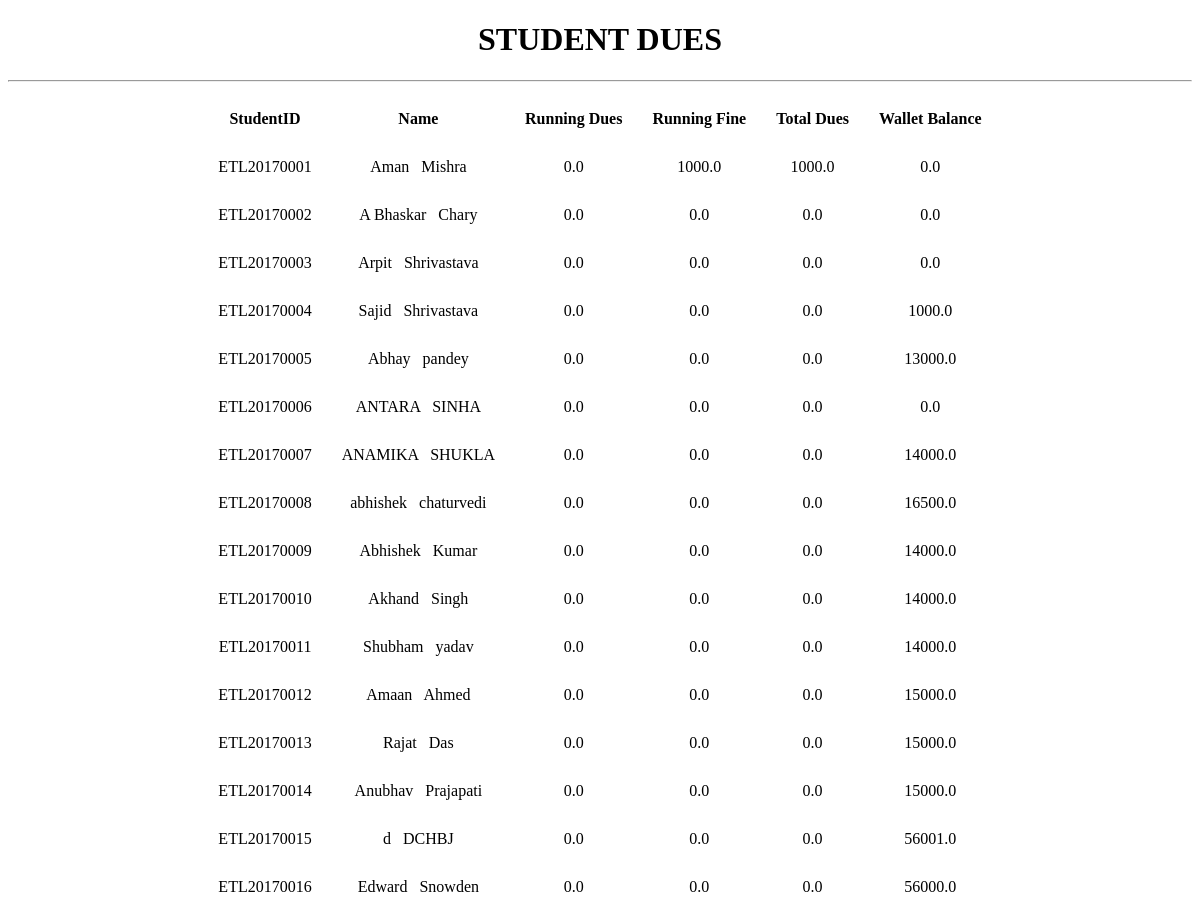
The app's page /dues/info/ (signed in), older data.
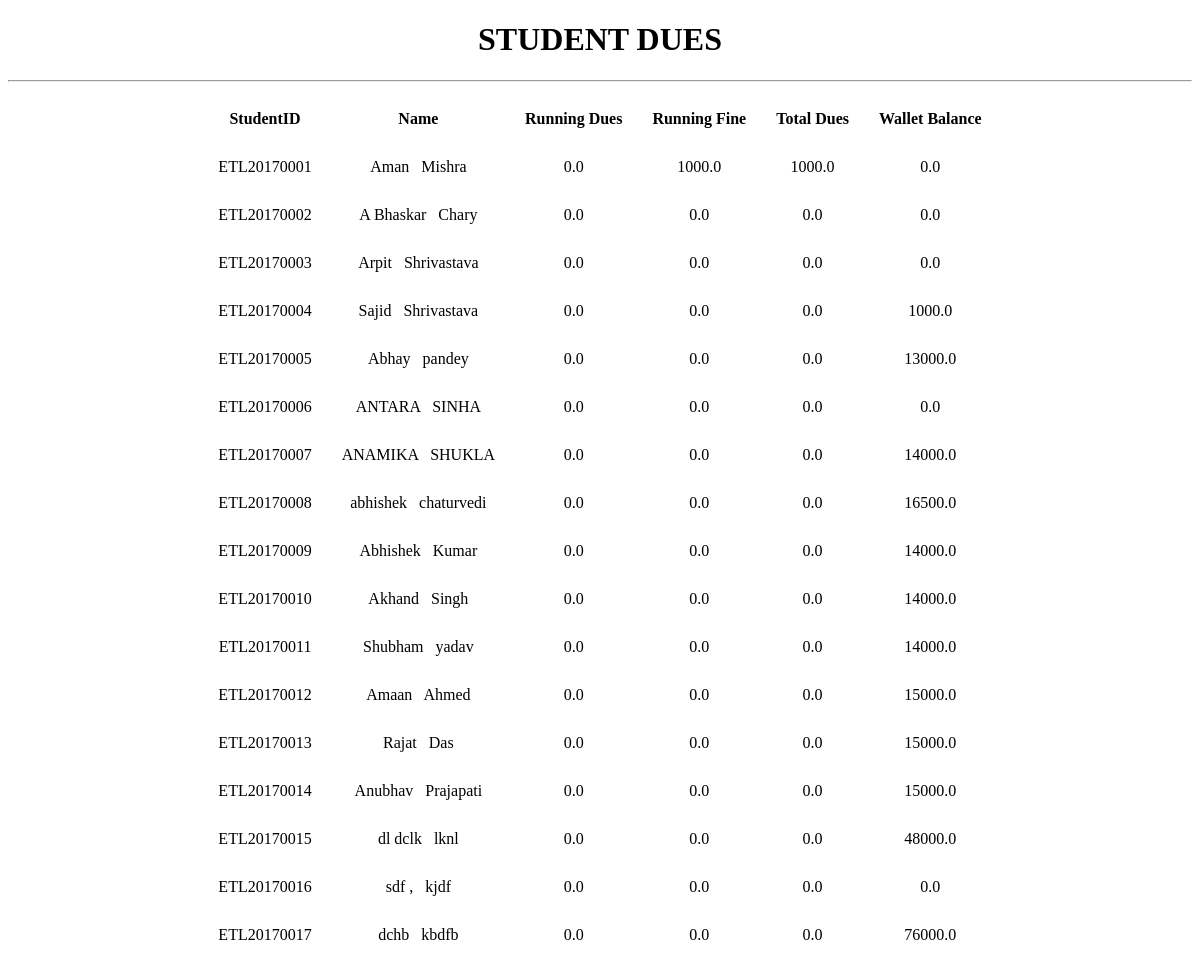
The same page, newer data.
### student/models.py (models this page shows, shortened)
class Studentinfo(models.Model):
    sid = models.CharField(max_length=20, default=increment_id, editable=False, primary_key=True)
    first_name = models.CharField(max_length=50)
    last_name = models.CharField(max_length=50)
    room = models.ForeignKey(Room, limit_choices_to={'room_number__in': choices()})
    sex = models.CharField(max_length=6)
    blood_grp = models.CharField(max_length=3, default='NA')
    adhaar = models.CharField(max_length=12)
    mobile_no = models.CharField(max_length=10)
    parent_name = models.CharField(max_length=50)
    parent_mobile = models.CharField(max_length=10)
    address_l1 = models.CharField(max_length=100)
    address_l2 = models.CharField(max_length=100)
    city = models.CharField(max_length=50)
    pin_code = models.CharField(max_length=10)
    guardian_name = models.CharField(max_length=50, default='NA')
    guardian_mobile = models.CharField(max_length=10, default='NA')
    institution_name = models.CharField(max_length=30)
    registration_date = models.DateTimeField(auto_now=True)
    room_allotment_date = models.DateTimeField(auto_now=True)
    running_dues = models.FloatField(max_length=4, null=False)
    running_fine = models.FloatField(max_length=4)
    total_dues = models.FloatField(max_length=4)
    refundable_security = models.FloatField(max_length=4)
    balance = models.FloatField(max_length=5)
    password = models.CharField(max_length=20, default='123456')
    sessionkey = models.CharField(max_length=100, blank=True, null=True)
    active = models.BooleanField(default=True)

### payfees/views.py (the view)
# urls.py: url(r'info/$', views.info, name = 'info'),
def info(request):
    if request.session.has_key('userid'):
        return render(request, 'payfees/displayreports.html', {'FeesDetails': Studentinfo.objects.all()})
    else:
        return render(request, 'error.html')

### payfees/templates/payfees/displayreports.html (shortened to what this page needs)
<!DOCTYPE html>
<html lang="en">
<head>
</head>
<body>
    <center><h1>STUDENT DUES</h1></center>
	<hr></hr>
    <table border="0" cellspacing="10" cellpadding="10" align="center">
		<tr><th>StudentID</th><th>Name</th><th>Running Dues</th><th>Running Fine</th><th>Total Dues</th><th>Wallet Balance</th>
		</tr>
	{% for student in FeesDetails %}
		<tr><td align="center">{{student.sid }}</td>
			<td align="center">{{ student.first_name }} &nbsp; {{student.last_name}}</td>
			<td align="center">{{ student.running_dues }}</td>
			<td align="center">{{ student.running_fine }}</td>
			<td align="center">{{ student.total_dues }}</td>
			<td align="center">{{ student.balance }}</td>
		</tr>
	{% endfor %}
	</table>
</body>
</html>

Row changes from the older to the newer data that the page shows:
changed Studentinfo "ETL20170015": first_name "d" → "dl dclk"; last_name "DCHBJ" → "lknl"; balance "56001.0" → "48000.0"
changed Studentinfo "ETL20170016": first_name "Edward" → "sdf ,"; last_name "Snowden" → "kjdf"; balance "56000.0" → "0.0"
added Studentinfo: sid "ETL20170017", first_name "dchb", last_name "kbdfb", running_dues "0.0", running_fine "0.0", total_dues "0.0", balance "76000.0"
